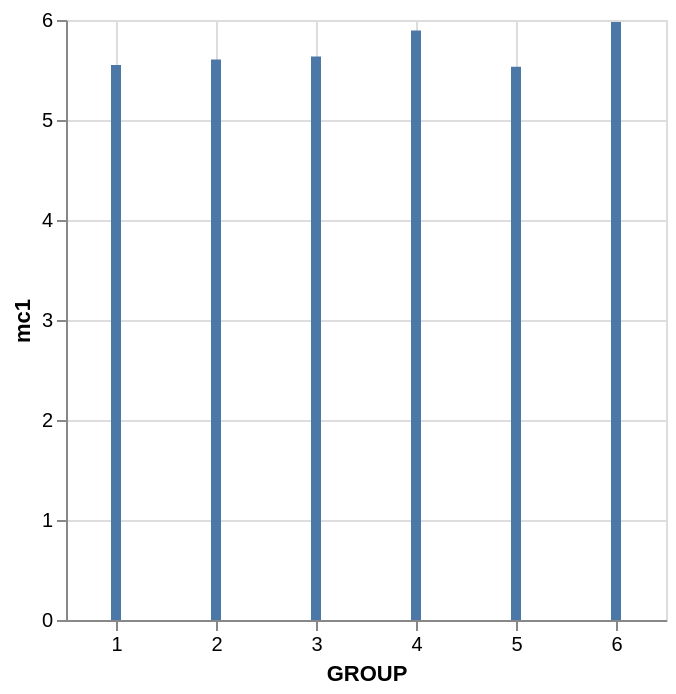

The code cell stored with this chart in its notebook:
### Code cell
df.group_by("GROUP").agg(pl.col("mc1").mean()).sort(by="GROUP").plot.bar(
    x="GROUP", y="mc1"
)

### Figure 1 — Vega-Lite specification as saved in the notebook (floating-point values rounded to 4 significant figures)
{"config": {"view": {"continuousWidth": 300, "continuousHeight": 300}}, "data": {"name": "data-ad284057fcea3dc6db38692fe189cfc0"}, "mark": {"type": "bar", "tooltip": true}, "encoding": {"x": {"field": "GROUP", "type": "quantitative"}, "y": {"field": "mc1", "type": "quantitative"}}, "params": [{"name": "param_1e9efca18e7a2868", "select": {"type": "interval", "encodings": ["x", "y"]}, "bind": "scales"}], "$schema": "https://vega.github.io/schema/vega-lite/v6.4.1.json", "datasets": {"data-ad284057fcea3dc6db38692fe189cfc0": [{"GROUP": 1, "mc1": 5.551}, {"GROUP": 2, "mc1": 5.604}, {"GROUP": 3, "mc1": 5.635}, {"GROUP": 4, "mc1": 5.896}, {"GROUP": 5, "mc1": 5.533}, {"GROUP": 6, "mc1": 5.981}]}}
